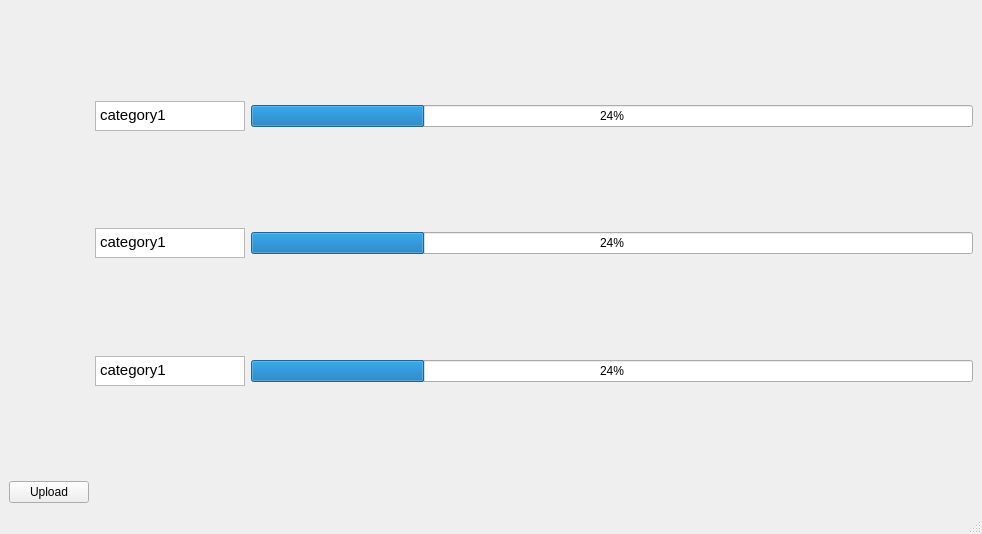
<?xml version="1.0" encoding="UTF-8"?>
<ui version="4.0">
 <class>MainWindow</class>
 <widget class="QMainWindow" name="MainWindow">
  <property name="geometry">
   <rect>
    <x>0</x>
    <y>0</y>
    <width>982</width>
    <height>534</height>
   </rect>
  </property>
  <property name="windowTitle">
   <string>Zebra-AI</string>
  </property>
  <widget class="QWidget" name="centralwidget">
   <layout class="QHBoxLayout" name="horizontalLayout_10">
    <item>
     <layout class="QVBoxLayout" name="verticalLayout_5">
      <item>
       <spacer name="verticalSpacer_7">
        <property name="orientation">
         <enum>Qt::Vertical</enum>
        </property>
        <property name="sizeHint" stdset="0">
         <size>
          <width>20</width>
          <height>40</height>
         </size>
        </property>
       </spacer>
      </item>
      <item>
       <widget class="QLabel" name="label">
        <property name="text">
         <string/>
        </property>
        <property name="pixmap">
         <pixmap>../../Desktop/yandex/cigarette/cigarette1.jpeg</pixmap>
        </property>
       </widget>
      </item>
      <item>
       <spacer name="verticalSpacer_2">
        <property name="orientation">
         <enum>Qt::Vertical</enum>
        </property>
        <property name="sizeHint" stdset="0">
         <size>
          <width>20</width>
          <height>40</height>
         </size>
        </property>
       </spacer>
      </item>
      <item>
       <spacer name="verticalSpacer">
        <property name="orientation">
         <enum>Qt::Vertical</enum>
        </property>
        <property name="sizeHint" stdset="0">
         <size>
          <width>20</width>
          <height>13</height>
         </size>
        </property>
       </spacer>
      </item>
      <item>
       <widget class="QPushButton" name="pushButton">
        <property name="text">
         <string>Upload</string>
        </property>
       </widget>
      </item>
     </layout>
    </item>
    <item>
     <layout class="QVBoxLayout" name="verticalLayout_3">
      <item>
       <spacer name="verticalSpacer_6">
        <property name="orientation">
         <enum>Qt::Vertical</enum>
        </property>
        <property name="sizeHint" stdset="0">
         <size>
          <width>20</width>
          <height>40</height>
         </size>
        </property>
       </spacer>
      </item>
      <item>
       <layout class="QHBoxLayout" name="horizontalLayout_2">
        <item>
         <widget class="QTextBrowser" name="textBrowser">
          <property name="sizePolicy">
           <sizepolicy hsizetype="Maximum" vsizetype="Fixed">
            <horstretch>22</horstretch>
            <verstretch>0</verstretch>
           </sizepolicy>
          </property>
          <property name="maximumSize">
           <size>
            <width>150</width>
            <height>30</height>
           </size>
          </property>
          <property name="html">
           <string>&lt;!DOCTYPE HTML PUBLIC &quot;-//W3C//DTD HTML 4.0//EN&quot; &quot;http://www.w3.org/TR/REC-html40/strict.dtd&quot;&gt;
&lt;html&gt;&lt;head&gt;&lt;meta name=&quot;qrichtext&quot; content=&quot;1&quot; /&gt;&lt;style type=&quot;text/css&quot;&gt;
p, li { white-space: pre-wrap; }
&lt;/style&gt;&lt;/head&gt;&lt;body style=&quot; font-family:'Ubuntu'; font-size:11pt; font-weight:400; font-style:normal;&quot;&gt;
&lt;p style=&quot; margin-top:0px; margin-bottom:0px; margin-left:0px; margin-right:0px; -qt-block-indent:0; text-indent:0px;&quot;&gt;category1&lt;/p&gt;&lt;/body&gt;&lt;/html&gt;</string>
          </property>
         </widget>
        </item>
        <item>
         <widget class="QProgressBar" name="progressBar">
          <property name="value">
           <number>24</number>
          </property>
         </widget>
        </item>
       </layout>
      </item>
      <item>
       <spacer name="verticalSpacer_3">
        <property name="orientation">
         <enum>Qt::Vertical</enum>
        </property>
        <property name="sizeHint" stdset="0">
         <size>
          <width>20</width>
          <height>18</height>
         </size>
        </property>
       </spacer>
      </item>
      <item>
       <layout class="QHBoxLayout" name="horizontalLayout_3">
        <item>
         <widget class="QTextBrowser" name="textBrowser_2">
          <property name="sizePolicy">
           <sizepolicy hsizetype="Maximum" vsizetype="Fixed">
            <horstretch>22</horstretch>
            <verstretch>0</verstretch>
           </sizepolicy>
          </property>
          <property name="maximumSize">
           <size>
            <width>150</width>
            <height>30</height>
           </size>
          </property>
          <property name="html">
           <string>&lt;!DOCTYPE HTML PUBLIC &quot;-//W3C//DTD HTML 4.0//EN&quot; &quot;http://www.w3.org/TR/REC-html40/strict.dtd&quot;&gt;
&lt;html&gt;&lt;head&gt;&lt;meta name=&quot;qrichtext&quot; content=&quot;1&quot; /&gt;&lt;style type=&quot;text/css&quot;&gt;
p, li { white-space: pre-wrap; }
&lt;/style&gt;&lt;/head&gt;&lt;body style=&quot; font-family:'Ubuntu'; font-size:11pt; font-weight:400; font-style:normal;&quot;&gt;
&lt;p style=&quot; margin-top:0px; margin-bottom:0px; margin-left:0px; margin-right:0px; -qt-block-indent:0; text-indent:0px;&quot;&gt;category1&lt;/p&gt;&lt;/body&gt;&lt;/html&gt;</string>
          </property>
         </widget>
        </item>
        <item>
         <widget class="QProgressBar" name="progressBar_2">
          <property name="value">
           <number>24</number>
          </property>
         </widget>
        </item>
       </layout>
      </item>
      <item>
       <spacer name="verticalSpacer_4">
        <property name="orientation">
         <enum>Qt::Vertical</enum>
        </property>
        <property name="sizeHint" stdset="0">
         <size>
          <width>20</width>
          <height>18</height>
         </size>
        </property>
       </spacer>
      </item>
      <item>
       <layout class="QHBoxLayout" name="horizontalLayout_4">
        <item>
         <widget class="QTextBrowser" name="textBrowser_3">
          <property name="sizePolicy">
           <sizepolicy hsizetype="Maximum" vsizetype="Fixed">
            <horstretch>22</horstretch>
            <verstretch>0</verstretch>
           </sizepolicy>
          </property>
          <property name="maximumSize">
           <size>
            <width>150</width>
            <height>30</height>
           </size>
          </property>
          <property name="html">
           <string>&lt;!DOCTYPE HTML PUBLIC &quot;-//W3C//DTD HTML 4.0//EN&quot; &quot;http://www.w3.org/TR/REC-html40/strict.dtd&quot;&gt;
&lt;html&gt;&lt;head&gt;&lt;meta name=&quot;qrichtext&quot; content=&quot;1&quot; /&gt;&lt;style type=&quot;text/css&quot;&gt;
p, li { white-space: pre-wrap; }
&lt;/style&gt;&lt;/head&gt;&lt;body style=&quot; font-family:'Ubuntu'; font-size:11pt; font-weight:400; font-style:normal;&quot;&gt;
&lt;p style=&quot; margin-top:0px; margin-bottom:0px; margin-left:0px; margin-right:0px; -qt-block-indent:0; text-indent:0px;&quot;&gt;category1&lt;/p&gt;&lt;/body&gt;&lt;/html&gt;</string>
          </property>
         </widget>
        </item>
        <item>
         <widget class="QProgressBar" name="progressBar_3">
          <property name="value">
           <number>24</number>
          </property>
         </widget>
        </item>
       </layout>
      </item>
      <item>
       <spacer name="verticalSpacer_5">
        <property name="orientation">
         <enum>Qt::Vertical</enum>
        </property>
        <property name="sizeHint" stdset="0">
         <size>
          <width>20</width>
          <height>40</height>
         </size>
        </property>
       </spacer>
      </item>
      <item>
       <layout class="QHBoxLayout" name="horizontalLayout">
        <item>
         <spacer name="horizontalSpacer">
          <property name="orientation">
           <enum>Qt::Horizontal</enum>
          </property>
          <property name="sizeHint" stdset="0">
           <size>
            <width>40</width>
            <height>20</height>
           </size>
          </property>
         </spacer>
        </item>
        <item>
         <widget class="QLabel" name="label_2">
          <property name="text">
           <string/>
          </property>
          <property name="pixmap">
           <pixmap>zebramo.png</pixmap>
          </property>
         </widget>
        </item>
        <item>
         <spacer name="horizontalSpacer_2">
          <property name="orientation">
           <enum>Qt::Horizontal</enum>
          </property>
          <property name="sizeHint" stdset="0">
           <size>
            <width>40</width>
            <height>20</height>
           </size>
          </property>
         </spacer>
        </item>
       </layout>
      </item>
     </layout>
    </item>
   </layout>
  </widget>
  <widget class="QMenuBar" name="menubar">
   <property name="geometry">
    <rect>
     <x>0</x>
     <y>0</y>
     <width>982</width>
     <height>22</height>
    </rect>
   </property>
  </widget>
  <widget class="QStatusBar" name="statusbar"/>
 </widget>
 <resources/>
 <connections/>
</ui>
